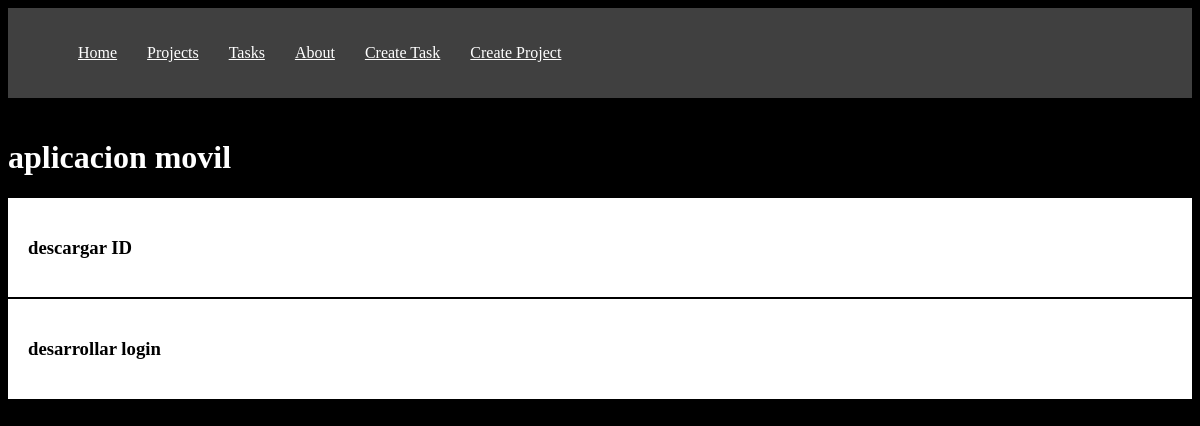
Page /project/1 on the earlier database version.
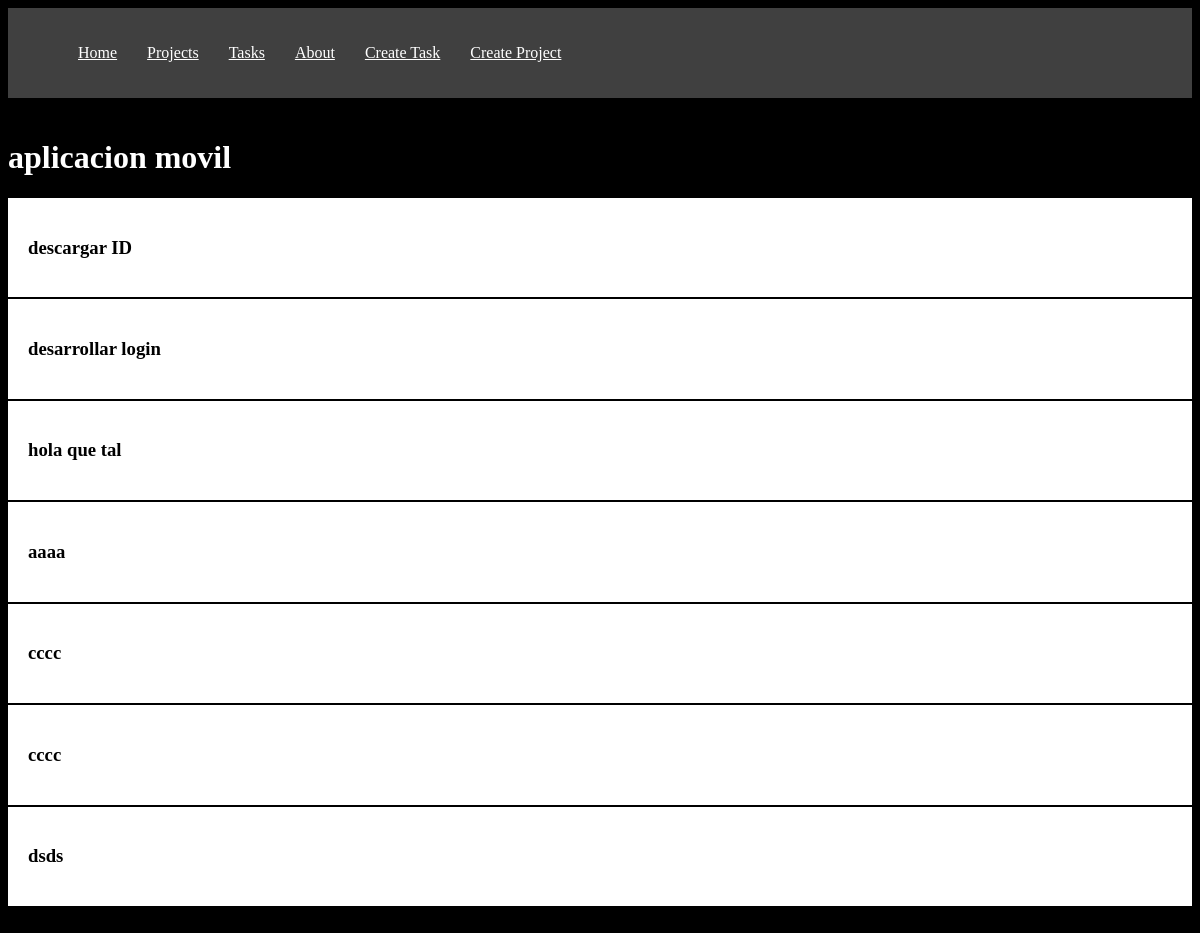
Same page on the later database version.
### myapp/models.py (models this page shows, shortened)
class Task(models.Model):
    title = models.CharField(max_length=200)
    description= models.TextField()
    project = models.ForeignKey(Project, on_delete=models.CASCADE)
    done = models.BooleanField(default=False)
    objects = models.Manager()

### myapp/views.py (the view)
# urls.py: path('project/<int:id>', views.project_detail ,name='project_detail'),
def project_detail(request,id):
    project = get_object_or_404(Project,id=id)
    tasks = Task.objects.filter(project_id=id)
    print(project)
    return render(request, 'project_detail.html',{
        'project': project,
        'tasks' : tasks
    })

### myapp/models.py (called while the page is built)
    def __str__(self):
        return str(self.name)

### myapp/templates/project_detail.html
{% extends 'base.html' %}
{% block content %}
<h1> {{project}} </h1>
{% for task in tasks %}
 <article class="card">
    <h3> {{task.title}} </h3>
 </article>
{% endfor %}
{% endblock %}

Differences in the rows shown:
added Task: title "hola que tal"
added Task: title "aaaa"
added Task: title "cccc"
added Task: title "cccc"
added Task: title "dsds"
